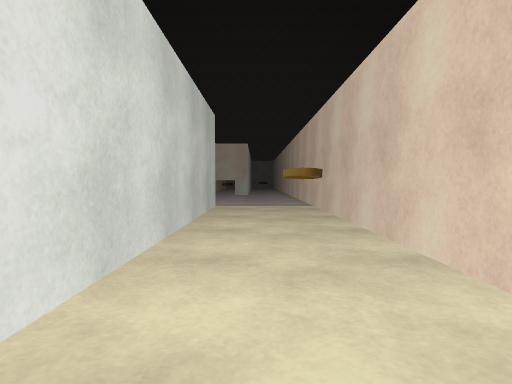
[1] (above)

24 first-person views from a walk through a Unity game level. The camera is 1.2 m above the floor, tilts 2° down and sees 75° across. The floor is counted in squares, 2 m on a side. Each view is taken from the middle of a square. On the plan, view 1 faces up. The plan holds only what a view shows up to about 10 squares ahead; the rest is blank. The place goes on beyond the plan. The player is left out. Some surface patterns are stand-ins.

[2]
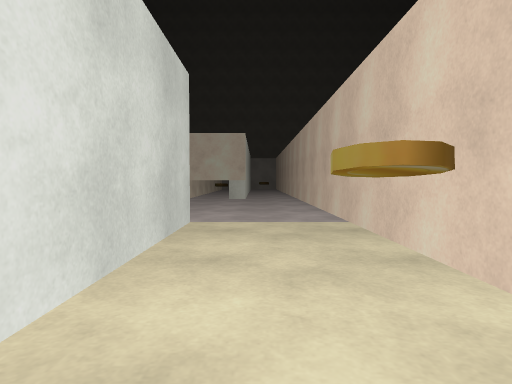

[3]
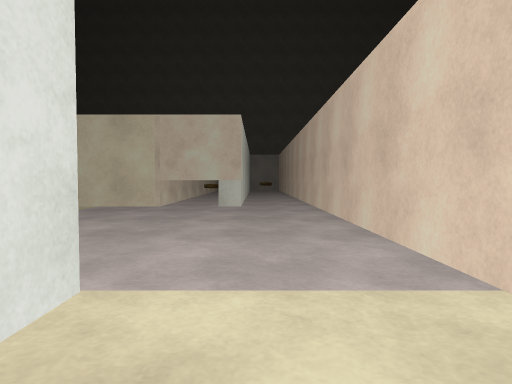

[4]
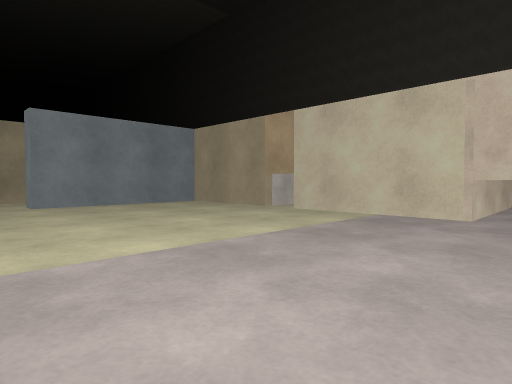

[5]
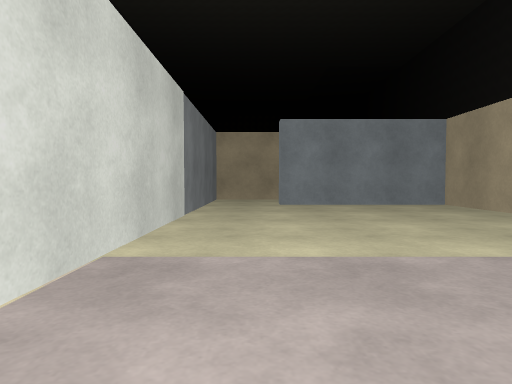

[6]
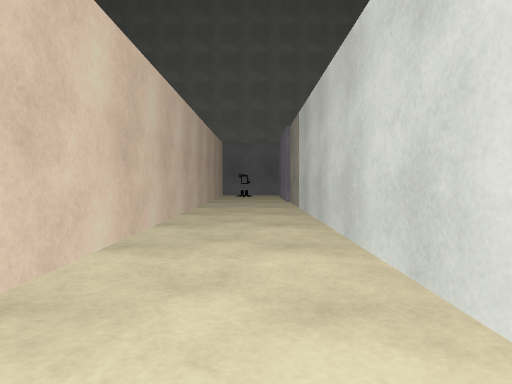

[7]
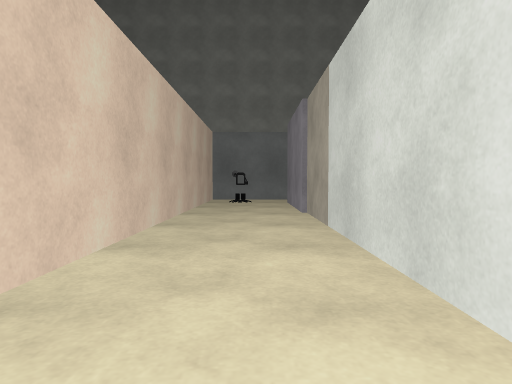

[8]
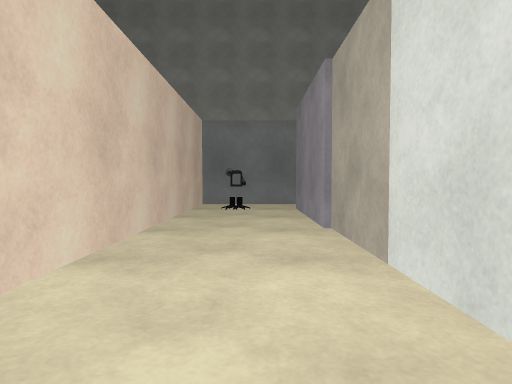

[9]
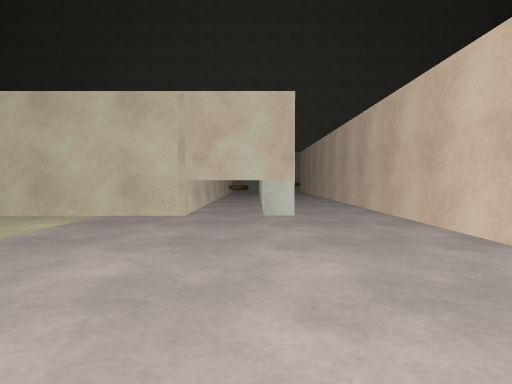

[10]
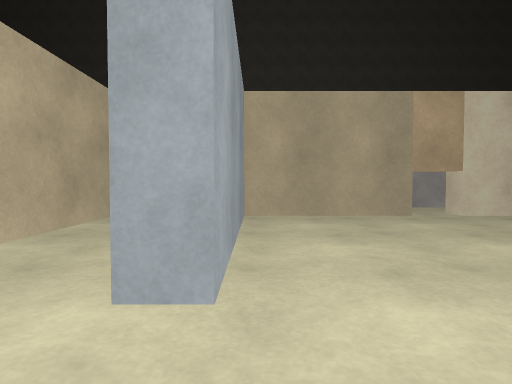

[11]
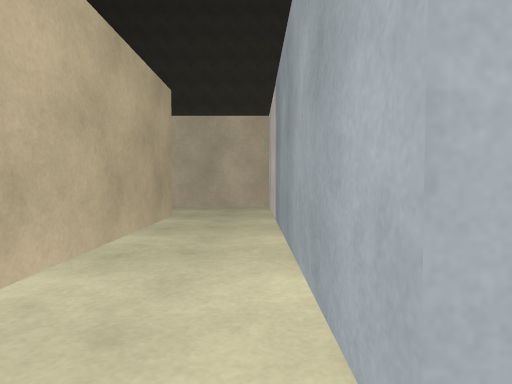

[12]
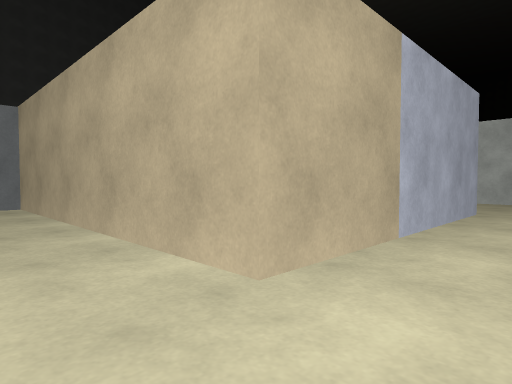

[13]
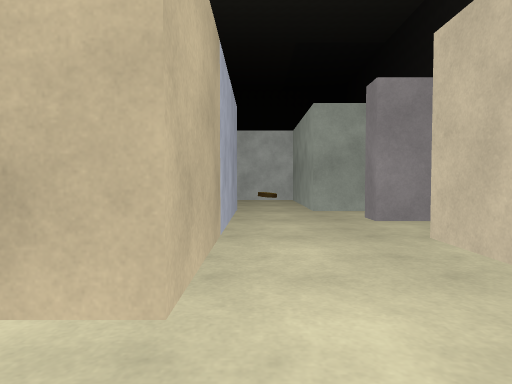

[14]
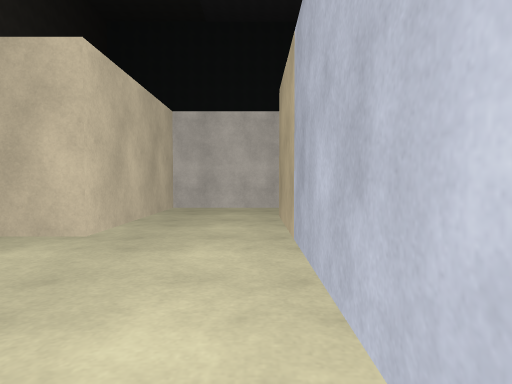

[15]
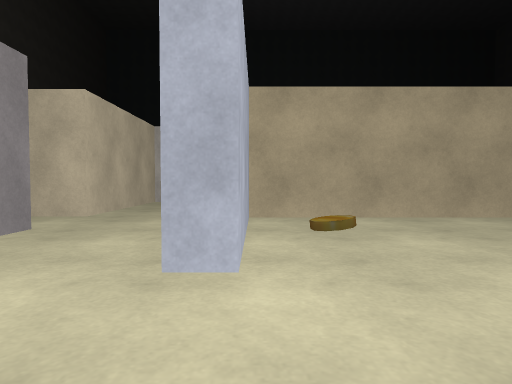

[16]
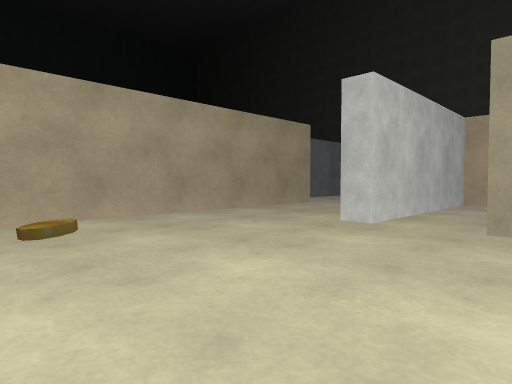

[17]
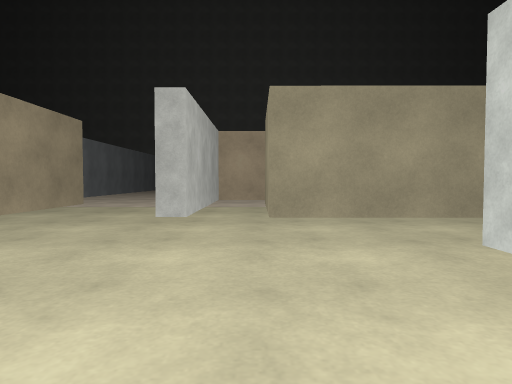

[18]
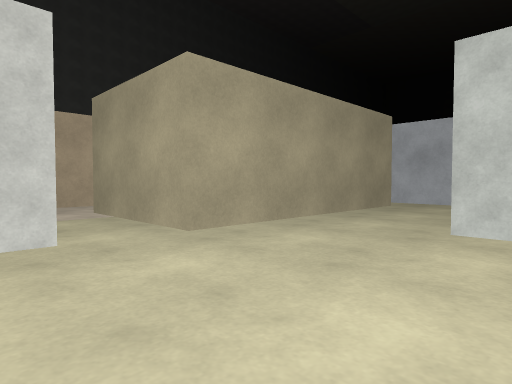

[19]
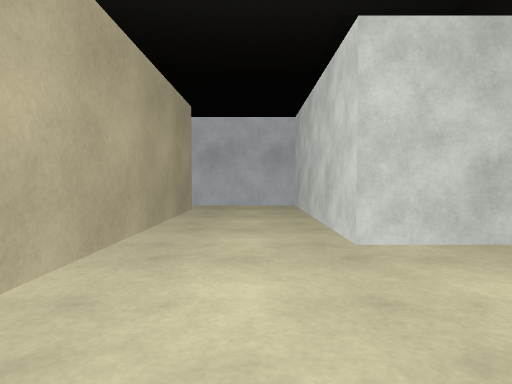

[20]
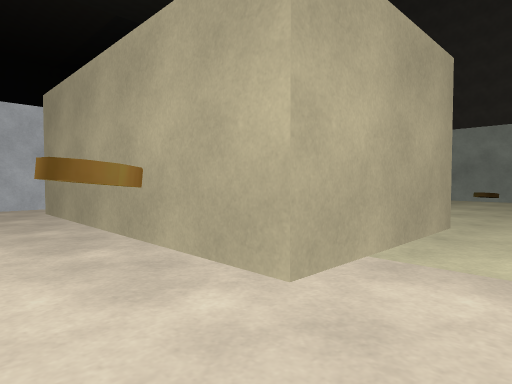

[21]
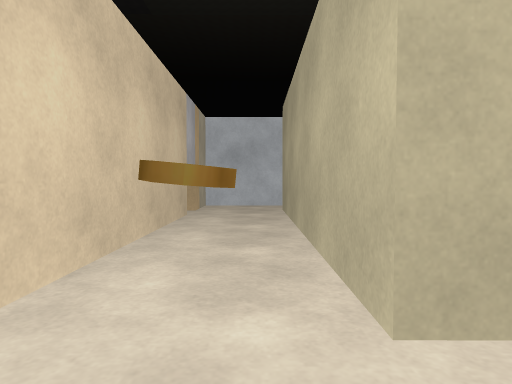

[22]
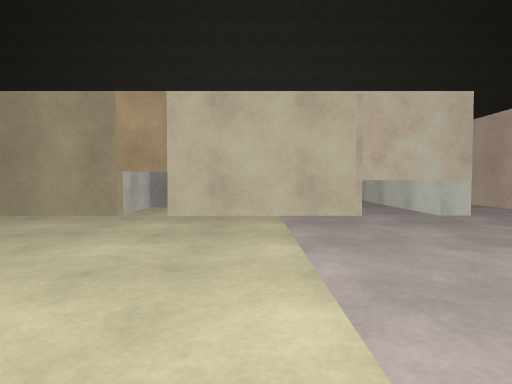

[23]
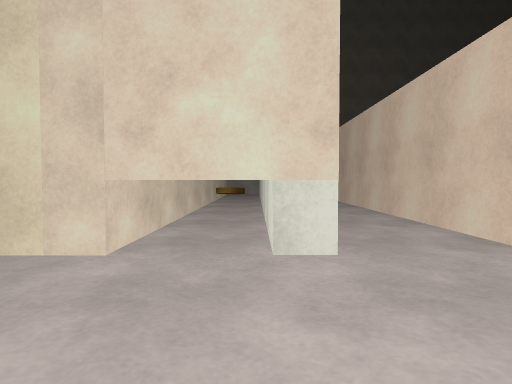

[24]
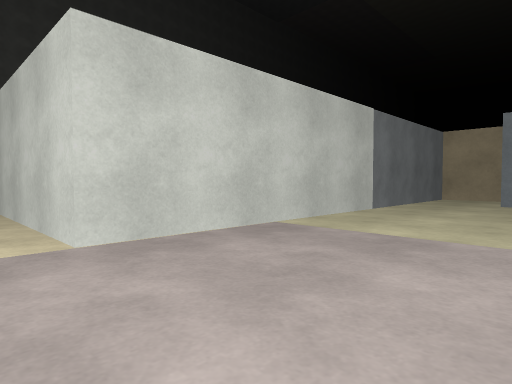

### Floor plan
Key: @ floor where view 1 was taken; # wall or solid block; . floor; T thing the floor can be seen under or through; O other object.
Columns run from 25 left of view 1 to 2 right of it. Each row starts with its distance up from view 1.
 18           #.#          #.#.#
 17         #.#.#####      #O#.#
 16      ####.......# ###  #.#.#
 15      #O.........###..  #.#.#
 14      #...#####..##TTT#####.#
 13      #....O.##..#..........#
 12 ######......##..#..........#
 11 #...........##..#..........#
 10 #...........##..#..........#
  9 # #####..#..##.............#
  8 # #####..#..##.............#
  7 #.#####..#..#############..#
  6 #........#..            #..#
  5 ###......#..            #..#
  4   ########              #..#
  3                         #..#
  2                         #..#
  1                         #..#
  0                         #@.#
 -1                         #..#
 -2                         #..#
 -3                         #..#
 -4                         #..#
 -5                         #..#
 -6                         #..#
 -7                         #..#
 -8                         #O.#
 -9                         ...#
-10                         ####

Positions as (right, up) in squares from view 1, and headings:
1: (0, 0), facing up
2: (0, 3), facing up
3: (0, 6), facing up
4: (-1, 8), facing up-left
5: (-1, 9), facing left
6: (0, 4), facing down
7: (0, 1), facing down
8: (0, -1), facing down
9: (-1, 8), facing up
10: (-9, 8), facing up
11: (-10, 9), facing up
12: (-10, 16), facing down-left
13: (-10, 15), facing left
14: (-17, 15), facing right
15: (-19, 14), facing right
16: (-19, 14), facing down-right
17: (-18, 15), facing down
18: (-16, 13), facing down-left
19: (-17, 11), facing left
20: (-17, 5), facing up-left
21: (-17, 6), facing left
22: (-4, 8), facing up
23: (-1, 11), facing up
24: (0, 11), facing down-left
